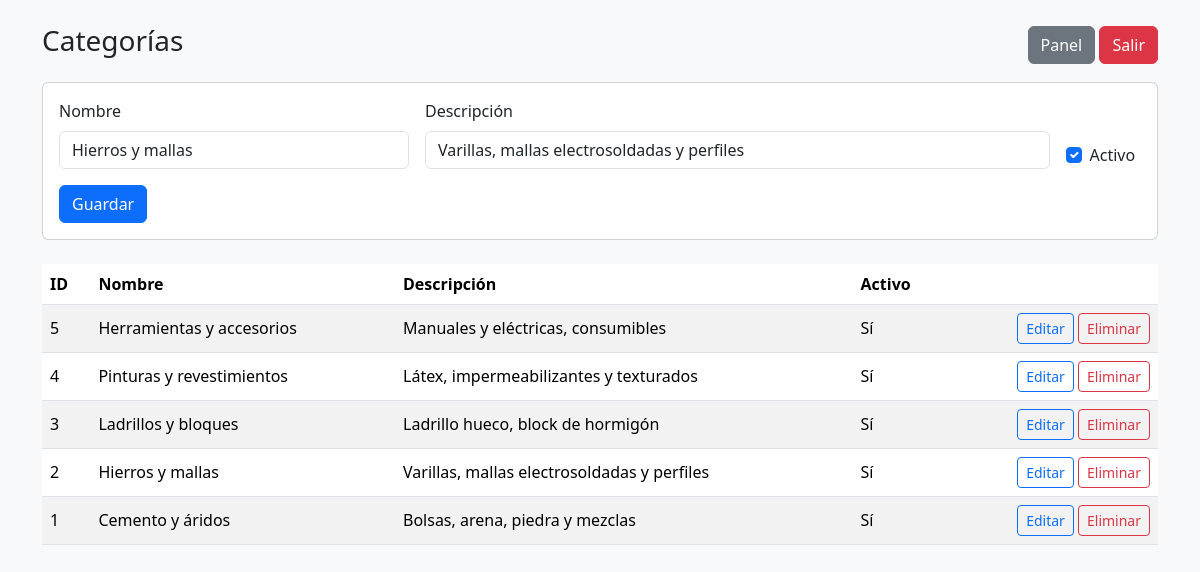
The app's page /admin/categorias.php?id=2 (signed in) with its own data.
### tables this page shows
CREATE TABLE IF NOT EXISTS categorias (
  id INT AUTO_INCREMENT PRIMARY KEY,
  nombre VARCHAR(150) NOT NULL,
  descripcion TEXT NULL,
  activo TINYINT(1) NOT NULL DEFAULT 1,
  creado_en TIMESTAMP DEFAULT CURRENT_TIMESTAMP
);

### config.php (called while the page is built, shortened)
<?php
function esc($s) { return htmlspecialchars($s ?? "", ENT_QUOTES, "UTF-8"); }
?>

### admin/categorias.php (the view, shortened to what this page needs)
<?php
require_once __DIR__ . '/../config.php';
$edit = null;
if (isset($_GET['id'])) {
  $id = intval($_GET['id']);
  $res = $conn->prepare("SELECT * FROM categorias WHERE id=?");
  $res->bind_param('i', $id);
  $res->execute();
  $getres = $res->get_result();
  $edit = $getres ? $getres->fetch_assoc() : null;
}
$rows = $conn->query("SELECT * FROM categorias ORDER BY id DESC");
?>
<!doctype html>
<html lang="es">
<head>
  <link href="https://cdn.jsdelivr.net/npm/bootstrap@5.3.3/dist/css/bootstrap.min.css" rel="stylesheet">
</head>
<body class="bg-light">
<div class="container py-4">
  <div class="d-flex justify-content-between align-items-center mb-3">
    <h3>Categorías</h3>
    <div>
      <a class="btn btn-secondary" href="index.php">Panel</a>
      <a class="btn btn-danger" href="../logout.php">Salir</a>
    </div>
  </div>
  <div class="card mb-4">
    <div class="card-body">
      <form method="post" class="row g-3" action="categorias.php">
        <div class="col-md-4">
          <label class="form-label">Nombre</label>
          <input required name="nombre" class="form-control" value="<?= esc($edit['nombre'] ?? '') ?>">
        </div>
        <div class="col-md-7">
          <label class="form-label">Descripción</label>
          <input name="descripcion" class="form-control" value="<?= esc($edit['descripcion'] ?? '') ?>">
        </div>
        <div class="col-md-1 d-flex align-items-end">
          <div class="form-check">
            <input class="form-check-input" type="checkbox" name="activo" id="activo" value="1"
              <?= (!isset($edit['activo']) || (int)$edit['activo'] === 1) ? 'checked' : '' ?>>
            <label class="form-check-label" for="activo">Activo</label>
          </div>
        </div>
        <div class="col-12">
          <button type="submit" class="btn btn-primary">Guardar</button>
        </div>
      </form>
    </div>
  </div>
  <div class="table-responsive">
    <table class="table table-striped align-middle">
      <thead><tr><th>ID</th><th>Nombre</th><th>Descripción</th><th>Activo</th><th></th></tr></thead>
      <tbody>
      <?php if ($rows): while($r_row = $rows->fetch_assoc()): ?>
        <tr>
          <td><?= (int)$r_row['id']; ?></td>
          <td><?= esc($r_row['nombre']); ?></td>
          <td><?= esc($r_row['descripcion']); ?></td>
          <td><?= ((int)$r_row['activo'] === 1) ? 'Sí' : 'No'; ?></td>
          <td class="text-end">
            <a class="btn btn-sm btn-outline-primary" href="?id=<?= (int)$r_row['id']; ?>">Editar</a>
            <a class="btn btn-sm btn-outline-danger" href="?del=<?= (int)$r_row['id']; ?>" onclick="return confirm('¿Eliminar?')">Eliminar</a>
          </td>
        </tr>
      <?php endwhile; endif; ?>
      </tbody>
    </table>
  </div>
</div>
</body>
</html>

### records on screen
categorias: nombre "Hierros y mallas", descripcion "Varillas, mallas electrosoldadas y perfiles", activo "☑", id "2", shows "Sí"
categorias: id "5", nombre "Herramientas y accesorios", descripcion "Manuales y eléctricas, consumibles", activo "Sí"
categorias: id "4", nombre "Pinturas y revestimientos", descripcion "Látex, impermeabilizantes y texturados", activo "Sí"
categorias: id "3", nombre "Ladrillos y bloques", descripcion "Ladrillo hueco, block de hormigón", activo "Sí"
categorias: id "1", nombre "Cemento y áridos", descripcion "Bolsas, arena, piedra y mezclas", activo "Sí"
